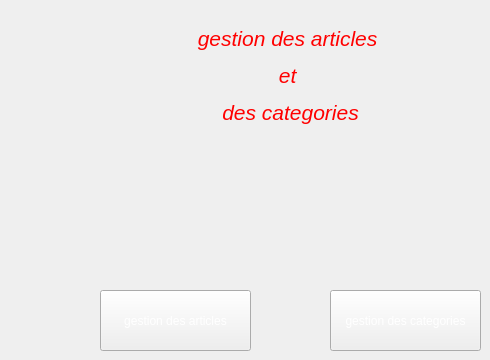
    <widget class="QWidget" name="page">
     <widget class="QPushButton" name="gestion_article">
      <property name="geometry">
       <rect>
        <x>100</x>
        <y>290</y>
        <width>151</width>
        <height>61</height>
       </rect>
      </property>
      <property name="styleSheet">
       <string notr="true">color: rgb(255, 255, 255);</string>
      </property>
      <property name="text">
       <string>gestion des articles</string>
      </property>
     </widget>
     <widget class="QPushButton" name="gestion_categorie">
      <property name="geometry">
       <rect>
        <x>330</x>
        <y>290</y>
        <width>151</width>
        <height>61</height>
       </rect>
      </property>
      <property name="styleSheet">
       <string notr="true">color: rgb(255, 255, 255);</string>
      </property>
      <property name="text">
       <string>gestion des categories</string>
      </property>
     </widget>
     <widget class="QLabel" name="animation">
      <property name="geometry">
       <rect>
        <x>170</x>
        <y>20</y>
        <width>241</width>
        <height>111</height>
       </rect>
      </property>
      <property name="maximumSize">
       <size>
        <width>241</width>
        <height>16777215</height>
       </size>
      </property>
      <property name="toolTip">
       <string>&lt;html&gt;&lt;head/&gt;&lt;body&gt;&lt;p align=&quot;center&quot;&gt;&lt;span style=&quot; font-size:16pt; font-style:italic;&quot;&gt;&lt;br/&gt;gestion d'ouvrier et département&lt;/span&gt;&lt;/p&gt;&lt;/body&gt;&lt;/html&gt;</string>
      </property>
      <property name="whatsThis">
       <string>&lt;html&gt;&lt;head/&gt;&lt;body&gt;&lt;p&gt;&lt;span style=&quot; font-size:16pt; font-style:italic;&quot;&gt;&lt;br/&gt;gestion d'ouvrier et département&lt;/span&gt;&lt;/p&gt;&lt;/body&gt;&lt;/html&gt;</string>
      </property>
      <property name="styleSheet">
       <string notr="true">color: rgb(255, 0, 0);</string>
      </property>
      <property name="text">
       <string>&lt;html&gt;&lt;head/&gt;&lt;body&gt;&lt;p align=&quot;center&quot;&gt;&lt;span style=&quot; font-size:16pt; font-style:italic;&quot;&gt;gestion des articles &lt;/span&gt;&lt;/p&gt;&lt;p align=&quot;center&quot;&gt;&lt;span style=&quot; font-size:16pt; font-style:italic;&quot;&gt;et &lt;/span&gt;&lt;/p&gt;&lt;p align=&quot;center&quot;&gt;&lt;span style=&quot; font-size:16pt; font-style:italic;&quot;&gt;des categories&lt;/span&gt;&lt;/p&gt;&lt;/body&gt;&lt;/html&gt;</string>
      </property>
     </widget>
    </widget>
